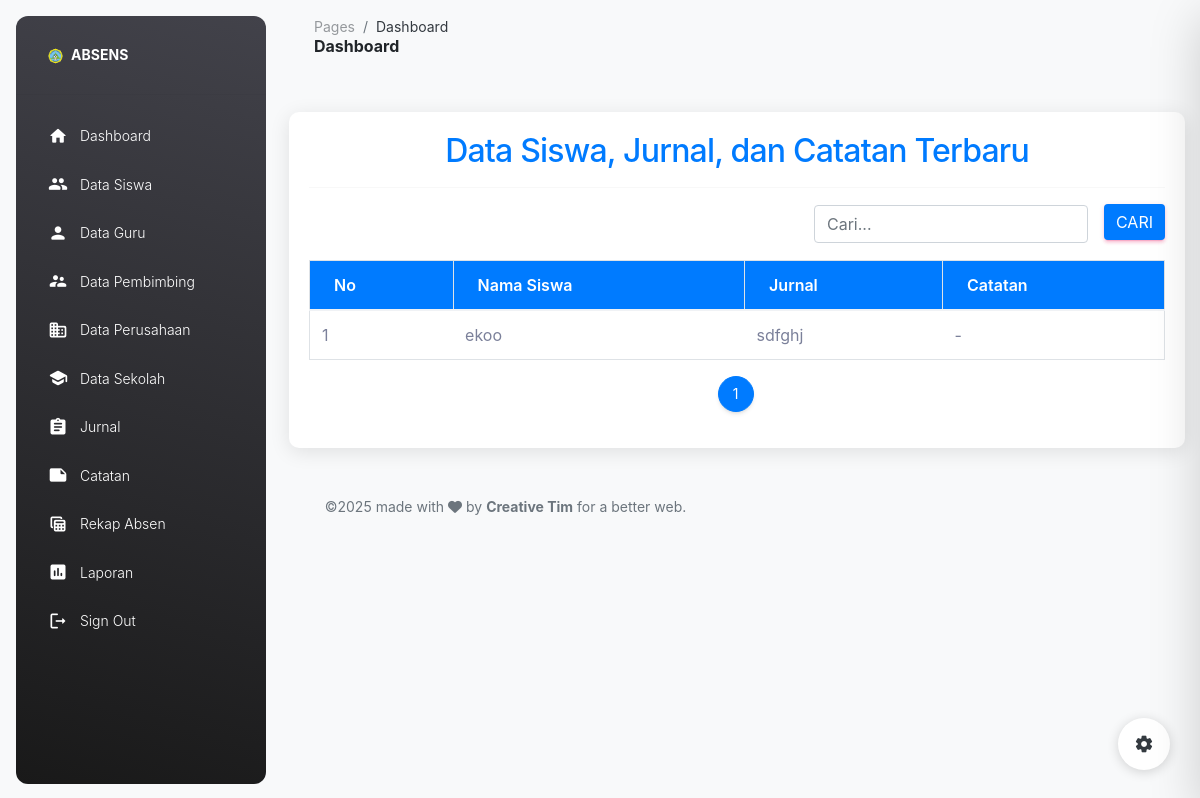
/index.php?page=catatan (signed in), run on an earlier commit of the app's database.
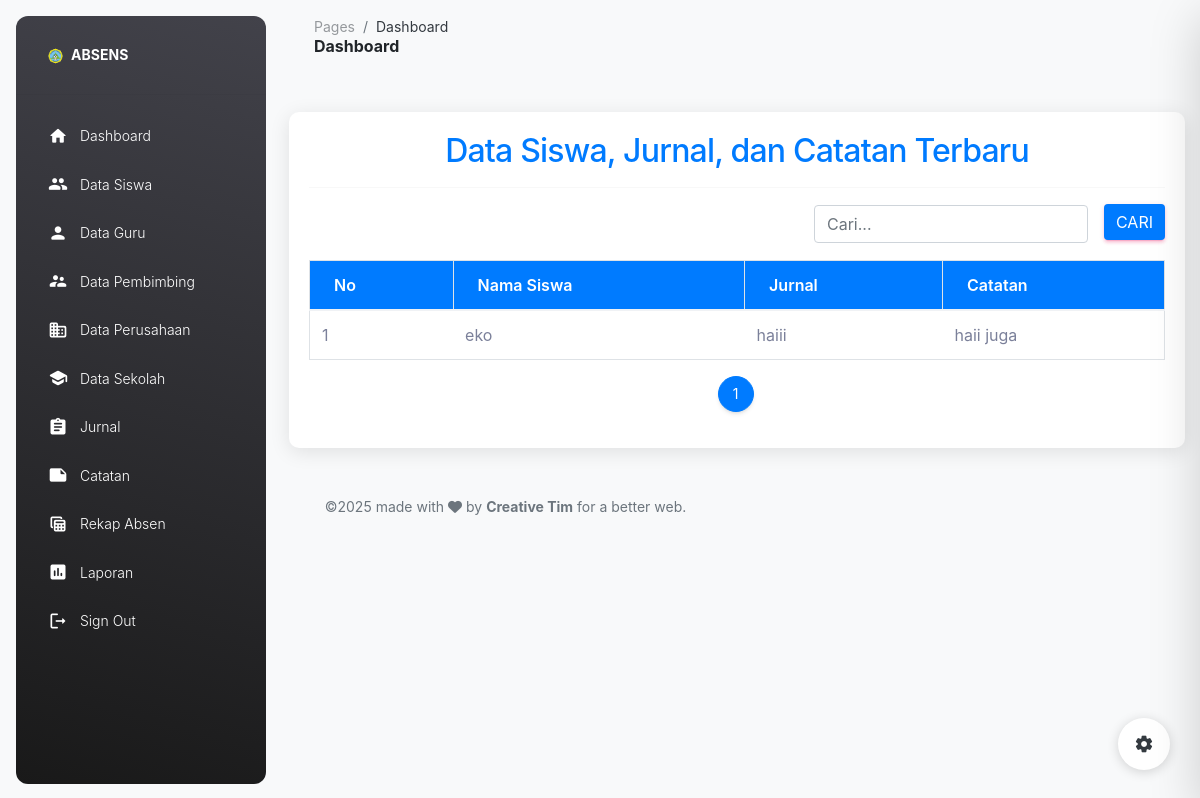
And on a later commit of the database.
### tables this page shows
CREATE TABLE `jurnal` (
  `id_jurnal` int(11) NOT NULL,
  `tanggal` date NOT NULL,
  `keterangan` text NOT NULL,
  `id_siswa` int(11) NOT NULL
);

CREATE TABLE `siswa` (
  `id_siswa` int(11) NOT NULL,
  `nis` varchar(15) NOT NULL,
  `nisn` varchar(15) NOT NULL,
  `nama_siswa` varchar(50) NOT NULL,
  `no_wa` varchar(20) NOT NULL,
  `kelas` varchar(10) NOT NULL,
  `pro_keahlian` varchar(20) NOT NULL,
  `TTL` varchar(100) NOT NULL,
  `id_sekolah` int(11) NOT NULL,
  `id_perusahaan` int(11) NOT NULL,
  `tanggal_mulai` date NOT NULL,
  `tanggal_selesai` date NOT NULL,
  `id_pembimbing` int(11) NOT NULL,
  `id_guru` int(11) NOT NULL,
  `username` varchar(20) NOT NULL,
  `password` varchar(20) NOT NULL
);

### pages/catatan/catatan.php (the view, shortened to what this page needs)
<?php
include('koneksi.php');
$limit = 4;
$page_no = isset($_GET['page_no']) ? (int)$_GET['page_no'] : 1;
$offset = ($page_no - 1) * $limit;
$search = isset($_GET['search']) ? mysqli_real_escape_string($coneksi, $_GET['search']) : '';
$count_sql = "
    SELECT COUNT(*) AS total
    FROM siswa
    LEFT JOIN (
        SELECT * FROM jurnal
        WHERE id_jurnal IN (
            SELECT MAX(id_jurnal) FROM jurnal GROUP BY id_siswa
        )
    ) AS jurnal ON siswa.id_siswa = jurnal.id_siswa
    LEFT JOIN (
        SELECT id_jurnal, catatan
        FROM catatan
        WHERE id_catatan IN (
            SELECT MAX(id_catatan) FROM catatan GROUP BY id_jurnal
        )
    ) AS c ON jurnal.id_jurnal = c.id_jurnal
    WHERE siswa.nama_siswa LIKE '%$search%'
";
$count_result = mysqli_query($coneksi, $count_sql);
$total_rows = mysqli_fetch_assoc($count_result)['total'] ?? 0;
$total_pages = max(1, ceil($total_rows / $limit));
?>
<!DOCTYPE html>
<html>
<head>
    <link rel="stylesheet" href="https://stackpath.bootstrapcdn.com/bootstrap/4.1.3/css/bootstrap.min.css">
</head>
<body>
    <div class="container">
        <h2 class="text-center text-primary">Data Siswa, Jurnal, dan Catatan Terbaru</h2>
        <hr>
        <div class="d-flex justify-content-end mb-3">
            <form method="GET" class="form-inline" action="index.php">
                <input type="text" name="search" class="form-control mr-2" placeholder="Cari..." value="<?= htmlspecialchars($search) ?>" />
                <button type="submit" class="btn btn-primary ms-2 mb-1">Cari</button>
            </form>
        </div>
        <table class="table table-bordered table-hover">
            <thead>
                <tr>
                    <th>No</th>
                    <th>Nama Siswa</th>
                    <th>Jurnal</th>
                    <th>Catatan</th>
                </tr>
            </thead>
            <tbody>
                <?php
                $sql = "
                    SELECT
                        siswa.id_siswa,
                        siswa.nama_siswa,
                        jurnal.id_jurnal,
                        jurnal.keterangan AS keterangan_jurnal,
                        c.catatan
                    FROM siswa
                    LEFT JOIN (
                        SELECT * FROM jurnal
                        WHERE id_jurnal IN (
                            SELECT MAX(id_jurnal) FROM jurnal GROUP BY id_siswa
                        )
                    ) AS jurnal ON siswa.id_siswa = jurnal.id_siswa
                    LEFT JOIN (
                        SELECT id_jurnal, catatan
                        FROM catatan
                        WHERE id_catatan IN (
                            SELECT MAX(id_catatan) FROM catatan GROUP BY id_jurnal
                        )
                    ) AS c ON jurnal.id_jurnal = c.id_jurnal
                    WHERE siswa.nama_siswa LIKE '%$search%'
                    ORDER BY siswa.nama_siswa ASC
                    LIMIT $limit OFFSET $offset
                ";
                $result = mysqli_query($coneksi, $sql) or die(mysqli_error($coneksi));
                if (mysqli_num_rows($result) > 0) {
                    $no = $offset + 1;
                    while ($row = mysqli_fetch_assoc($result)) {
                        $id_jurnal = $row['id_jurnal'] ?? 0;
                        $catatan = !empty($row['catatan']) ? $row['catatan'] : '-';
                        $keterangan = !empty($row['keterangan_jurnal']) ? $row['keterangan_jurnal'] : 'Tidak ada jurnal';
                        echo '<tr class="clickable-row" data-href="index.php?page=tambahcatatan&id_jurnal=' . $id_jurnal . '">';
                        echo '<td>' . $no . '</td>';
                        echo '<td>' . htmlspecialchars($row['nama_siswa']) . '</td>';
                        echo '<td>' . htmlspecialchars($keterangan) . '</td>';
                        echo '<td>' . htmlspecialchars($catatan) . '</td>';
                        echo '</tr>';
                        $no++;
                    }
                } else {
                    echo '<tr><td colspan="4" class="text-center">Tidak ada data ditemukan.</td></tr>';
                }
                ?>
            </tbody>
        </table>
        <nav aria-label="Page navigation">
            <ul class="pagination justify-content-center">
                <?php for ($i = 1; $i <= $total_pages; $i++): ?>
                    <li class="page-item <?= ($i == $page_no) ? 'active' : '' ?>">
                        <a class="page-link" href="?page=catatan&search=<?= urlencode($search) ?>&page_no=<?= $i ?>"><?= $i ?></a>
                    </li>
                <?php endfor; ?>
            </ul>
        </nav>
    </div>
</body>
</html>

What changed in the data, as far as the page shows it:
removed jurnal: id_siswa.nama_siswa "ekoo", keterangan "sdfghj", catatan "-"
added jurnal: id_siswa.nama_siswa "eko", keterangan "haiii", catatan "haii juga"
